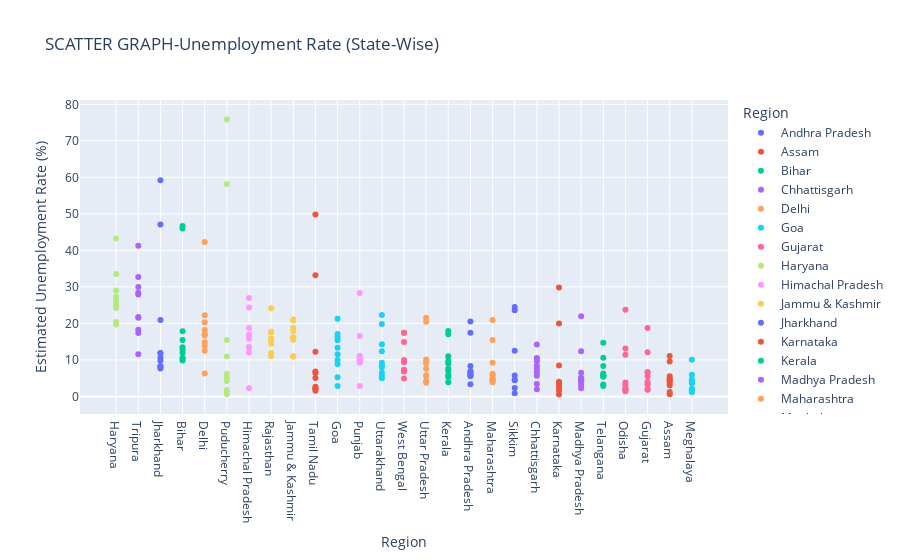

Source (notebook cell):
### Code cell
fgx=pix.scatter(df,x='Region',y=' Estimated Unemployment Rate (%)',color='Region',
          title='  SCATTER GRAPH-Unemployment Rate (State-Wise) ',template='plotly')
fgx.update_layout(xaxis={'categoryorder':'total descending'})
fgx.show()

### Figure 1 — Plotly figure (JSON) as saved in the notebook; plotly's stock layout.template omitted (floating-point values rounded to 4 significant figures)
{"data": [{"hovertemplate": "Region=%{x}<br> Estimated Unemployment Rate (%)=%{y}<extra></extra>", "legendgroup": "Andhra Pradesh", "marker": {"color": "#636efa", "symbol": "circle"}, "mode": "markers", "name": "Andhra Pradesh", "orientation": "v", "showlegend": true, "type": "scatter", "x": ["Andhra Pradesh", "Andhra Pradesh", "Andhra Pradesh", "Andhra Pradesh", "Andhra Pradesh", "Andhra Pradesh", "Andhra Pradesh", "Andhra Pradesh", "Andhra Pradesh", "Andhra Pradesh"], "xaxis": "x", "y": [5.48, 5.83, 5.79, 20.51, 17.43, 3.31, 8.34, 6.96, 6.4, 6.59], "yaxis": "y"}, {"hovertemplate": "Region=%{x}<br> Estimated Unemployment Rate (%)=%{y}<extra></extra>", "legendgroup": "Assam", "marker": {"color": "#EF553B", "symbol": "circle"}, "mode": "markers", "name": "Assam", "orientation": "v", "showlegend": true, "type": "scatter", "x": ["Assam", "Assam", "Assam", "Assam", "Assam", "Assam", "Assam", "Assam", "Assam", "Assam"], "xaxis": "x", "y": [4.66, 4.41, 4.77, 11.06, 9.55, 0.6, 3.77, 5.53, 1.19, 3.02], "yaxis": "y"}, {"hovertemplate": "Region=%{x}<br> Estimated Unemployment Rate (%)=%{y}<extra></extra>", "legendgroup": "Bihar", "marker": {"color": "#00cc96", "symbol": "circle"}, "mode": "markers", "name": "Bihar", "orientation": "v", "showlegend": true, "type": "scatter", "x": ["Bihar", "Bihar", "Bihar", "Bihar", "Bihar", "Bihar", "Bihar", "Bihar", "Bihar", "Bihar"], "xaxis": "x", "y": [10.61, 10.29, 15.43, 46.64, 45.96, 17.82, 12.79, 13.44, 11.91, 9.82], "yaxis": "y"}, {"hovertemplate": "Region=%{x}<br> Estimated Unemployment Rate (%)=%{y}<extra></extra>", "legendgroup": "Chhattisgarh", "marker": {"color": "#ab63fa", "symbol": "circle"}, "mode": "markers", "name": "Chhattisgarh", "orientation": "v", "showlegend": true, "type": "scatter", "x": ["Chhattisgarh", "Chhattisgarh", "Chhattisgarh", "Chhattisgarh", "Chhattisgarh", "Chhattisgarh", "Chhattisgarh", "Chhattisgarh", "Chhattisgarh", "Chhattisgarh"], "xaxis": "x", "y": [9.65, 8.38, 7.54, 3.41, 10.5, 14.23, 10.27, 5.63, 1.96, 6.62], "yaxis": "y"}, {"hovertemplate": "Region=%{x}<br> Estimated Unemployment Rate (%)=%{y}<extra></extra>", "legendgroup": "Delhi", "marker": {"color": "#FFA15A", "symbol": "circle"}, "mode": "markers", "name": "Delhi", "orientation": "v", "showlegend": true, "type": "scatter", "x": ["Delhi", "Delhi", "Delhi", "Delhi", "Delhi", "Delhi", "Delhi", "Delhi", "Delhi", "Delhi"], "xaxis": "x", "y": [22.23, 14.84, 17.04, 16.68, 42.27, 18.19, 20.3, 13.79, 12.53, 6.27], "yaxis": "y"}, {"hovertemplate": "Region=%{x}<br> Estimated Unemployment Rate (%)=%{y}<extra></extra>", "legendgroup": "Goa", "marker": {"color": "#19d3f3", "symbol": "circle"}, "mode": "markers", "name": "Goa", "orientation": "v", "showlegend": true, "type": "scatter", "x": ["Goa", "Goa", "Goa", "Goa", "Goa", "Goa", "Goa", "Goa", "Goa", "Goa"], "xaxis": "x", "y": [8.89, 2.81, 5.25, 13.31, 21.25, 9.96, 17.07, 16.21, 15.38, 11.54], "yaxis": "y"}, {"hovertemplate": "Region=%{x}<br> Estimated Unemployment Rate (%)=%{y}<extra></extra>", "legendgroup": "Gujarat", "marker": {"color": "#FF6692", "symbol": "circle"}, "mode": "markers", "name": "Gujarat", "orientation": "v", "showlegend": true, "type": "scatter", "x": ["Gujarat", "Gujarat", "Gujarat", "Gujarat", "Gujarat", "Gujarat", "Gujarat", "Gujarat", "Gujarat", "Gujarat"], "xaxis": "x", "y": [5.54, 6.38, 6.66, 18.71, 12.11, 3.2, 1.84, 1.87, 3.42, 4.03], "yaxis": "y"}, {"hovertemplate": "Region=%{x}<br> Estimated Unemployment Rate (%)=%{y}<extra></extra>", "legendgroup": "Haryana", "marker": {"color": "#B6E880", "symbol": "circle"}, "mode": "markers", "name": "Haryana", "orientation": "v", "showlegend": true, "type": "scatter", "x": ["Haryana", "Haryana", "Haryana", "Haryana", "Haryana", "Haryana", "Haryana", "Haryana", "Haryana", "Haryana"], "xaxis": "x", "y": [20.34, 25.77, 25.05, 43.22, 29.02, 26.7, 24.18, 33.5, 19.68, 27.31], "yaxis": "y"}, {"hovertemplate": "Region=%{x}<br> Estimated Unemployment Rate (%)=%{y}<extra></extra>", "legendgroup": "Himachal Pradesh", "marker": {"color": "#FF97FF", "symbol": "circle"}, "mode": "markers", "name": "Himachal Pradesh", "orientation": "v", "showlegend": true, "type": "scatter", "x": ["Himachal Pradesh", "Himachal Pradesh", "Himachal Pradesh", "Himachal Pradesh", "Himachal Pradesh", "Himachal Pradesh", "Himachal Pradesh", "Himachal Pradesh", "Himachal Pradesh", "Himachal Pradesh"], "xaxis": "x", "y": [16.83, 16.84, 18.76, 2.2, 26.95, 13.47, 24.31, 15.79, 12.04, 13.46], "yaxis": "y"}, {"hovertemplate": "Region=%{x}<br> Estimated Unemployment Rate (%)=%{y}<extra></extra>", "legendgroup": "Jammu & Kashmir", "marker": {"color": "#FECB52", "symbol": "circle"}, "mode": "markers", "name": "Jammu & Kashmir", "orientation": "v", "showlegend": true, "type": "scatter", "x": ["Jammu & Kashmir", "Jammu & Kashmir", "Jammu & Kashmir", "Jammu & Kashmir", "Jammu & Kashmir", "Jammu & Kashmir", "Jammu & Kashmir", "Jammu & Kashmir", "Jammu & Kashmir"], "xaxis": "x", "y": [21.08, 20.78, 15.5, 18.74, 17.92, 10.88, 11.09, 16.17, 16.14], "yaxis": "y"}, {"hovertemplate": "Region=%{x}<br> Estimated Unemployment Rate (%)=%{y}<extra></extra>", "legendgroup": "Jharkhand", "marker": {"color": "#636efa", "symbol": "circle"}, "mode": "markers", "name": "Jharkhand", "orientation": "v", "showlegend": true, "type": "scatter", "x": ["Jharkhand", "Jharkhand", "Jharkhand", "Jharkhand", "Jharkhand", "Jharkhand", "Jharkhand", "Jharkhand", "Jharkhand", "Jharkhand"], "xaxis": "x", "y": [10.61, 11.85, 8.23, 47.09, 59.23, 20.95, 7.63, 9.76, 8.24, 11.8], "yaxis": "y"}, {"hovertemplate": "Region=%{x}<br> Estimated Unemployment Rate (%)=%{y}<extra></extra>", "legendgroup": "Karnataka", "marker": {"color": "#EF553B", "symbol": "circle"}, "mode": "markers", "name": "Karnataka", "orientation": "v", "showlegend": true, "type": "scatter", "x": ["Karnataka", "Karnataka", "Karnataka", "Karnataka", "Karnataka", "Karnataka", "Karnataka", "Karnataka", "Karnataka", "Karnataka"], "xaxis": "x", "y": [2.86, 3.61, 3.46, 29.84, 19.97, 8.44, 4.01, 0.5, 2.41, 1.58], "yaxis": "y"}, {"hovertemplate": "Region=%{x}<br> Estimated Unemployment Rate (%)=%{y}<extra></extra>", "legendgroup": "Kerala", "marker": {"color": "#00cc96", "symbol": "circle"}, "mode": "markers", "name": "Kerala", "orientation": "v", "showlegend": true, "type": "scatter", "x": ["Kerala", "Kerala", "Kerala", "Kerala", "Kerala", "Kerala", "Kerala", "Kerala", "Kerala", "Kerala"], "xaxis": "x", "y": [5.31, 7.6, 8.99, 16.99, 17.88, 9.71, 7.09, 10.98, 5.91, 3.88], "yaxis": "y"}, {"hovertemplate": "Region=%{x}<br> Estimated Unemployment Rate (%)=%{y}<extra></extra>", "legendgroup": "Madhya Pradesh", "marker": {"color": "#ab63fa", "symbol": "circle"}, "mode": "markers", "name": "Madhya Pradesh", "orientation": "v", "showlegend": true, "type": "scatter", "x": ["Madhya Pradesh", "Madhya Pradesh", "Madhya Pradesh", "Madhya Pradesh", "Madhya Pradesh", "Madhya Pradesh", "Madhya Pradesh", "Madhya Pradesh", "Madhya Pradesh", "Madhya Pradesh"], "xaxis": "x", "y": [4.11, 4.57, 2.22, 12.36, 21.98, 6.48, 5.08, 4.7, 3.91, 3.13], "yaxis": "y"}, {"hovertemplate": "Region=%{x}<br> Estimated Unemployment Rate (%)=%{y}<extra></extra>", "legendgroup": "Maharashtra", "marker": {"color": "#FFA15A", "symbol": "circle"}, "mode": "markers", "name": "Maharashtra", "orientation": "v", "showlegend": true, "type": "scatter", "x": ["Maharashtra", "Maharashtra", "Maharashtra", "Maharashtra", "Maharashtra", "Maharashtra", "Maharashtra", "Maharashtra", "Maharashtra", "Maharashtra"], "xaxis": "x", "y": [4.95, 4.69, 5.79, 20.9, 15.46, 9.23, 3.89, 6.23, 4.55, 4.1], "yaxis": "y"}, {"hovertemplate": "Region=%{x}<br> Estimated Unemployment Rate (%)=%{y}<extra></extra>", "legendgroup": "Meghalaya", "marker": {"color": "#19d3f3", "symbol": "circle"}, "mode": "markers", "name": "Meghalaya", "orientation": "v", "showlegend": true, "type": "scatter", "x": ["Meghalaya", "Meghalaya", "Meghalaya", "Meghalaya", "Meghalaya", "Meghalaya", "Meghalaya", "Meghalaya", "Meghalaya", "Meghalaya"], "xaxis": "x", "y": [1.66, 3.59, 1.58, 10.03, 5.92, 1.15, 2.1, 3.74, 4.29, 4.6], "yaxis": "y"}, {"hovertemplate": "Region=%{x}<br> Estimated Unemployment Rate (%)=%{y}<extra></extra>", "legendgroup": "Odisha", "marker": {"color": "#FF6692", "symbol": "circle"}, "mode": "markers", "name": "Odisha", "orientation": "v", "showlegend": true, "type": "scatter", "x": ["Odisha", "Odisha", "Odisha", "Odisha", "Odisha", "Odisha", "Odisha", "Odisha", "Odisha", "Odisha"], "xaxis": "x", "y": [1.9, 3.12, 13.08, 23.76, 11.41, 3.77, 1.88, 1.42, 2.1, 2.18], "yaxis": "y"}, {"hovertemplate": "Region=%{x}<br> Estimated Unemployment Rate (%)=%{y}<extra></extra>", "legendgroup": "Puducherry", "marker": {"color": "#B6E880", "symbol": "circle"}, "mode": "markers", "name": "Puducherry", "orientation": "v", "showlegend": true, "type": "scatter", "x": ["Puducherry", "Puducherry", "Puducherry", "Puducherry", "Puducherry", "Puducherry", "Puducherry", "Puducherry", "Puducherry", "Puducherry"], "xaxis": "x", "y": [0.58, 1.76, 1.2, 75.85, 58.19, 4.24, 15.47, 5.05, 10.9, 6.18], "yaxis": "y"}, {"hovertemplate": "Region=%{x}<br> Estimated Unemployment Rate (%)=%{y}<extra></extra>", "legendgroup": "Punjab", "marker": {"color": "#FF97FF", "symbol": "circle"}, "mode": "markers", "name": "Punjab", "orientation": "v", "showlegend": true, "type": "scatter", "x": ["Punjab", "Punjab", "Punjab", "Punjab", "Punjab", "Punjab", "Punjab", "Punjab", "Punjab", "Punjab"], "xaxis": "x", "y": [11.11, 10.97, 10.32, 2.86, 28.33, 16.55, 9.19, 10.99, 9.61, 9.88], "yaxis": "y"}, {"hovertemplate": "Region=%{x}<br> Estimated Unemployment Rate (%)=%{y}<extra></extra>", "legendgroup": "Rajasthan", "marker": {"color": "#FECB52", "symbol": "circle"}, "mode": "markers", "name": "Rajasthan", "orientation": "v", "showlegend": true, "type": "scatter", "x": ["Rajasthan", "Rajasthan", "Rajasthan", "Rajasthan", "Rajasthan", "Rajasthan", "Rajasthan", "Rajasthan", "Rajasthan", "Rajasthan"], "xaxis": "x", "y": [10.97, 15.16, 11.9, 17.7, 15.74, 14.39, 15.81, 17.51, 15.35, 24.15], "yaxis": "y"}, {"hovertemplate": "Region=%{x}<br> Estimated Unemployment Rate (%)=%{y}<extra></extra>", "legendgroup": "Sikkim", "marker": {"color": "#636efa", "symbol": "circle"}, "mode": "markers", "name": "Sikkim", "orientation": "v", "showlegend": true, "type": "scatter", "x": ["Sikkim", "Sikkim", "Sikkim", "Sikkim", "Sikkim", "Sikkim", "Sikkim", "Sikkim"], "xaxis": "x", "y": [23.57, 2.28, 24.51, 4.46, 4.45, 12.49, 5.7, 0.88], "yaxis": "y"}, {"hovertemplate": "Region=%{x}<br> Estimated Unemployment Rate (%)=%{y}<extra></extra>", "legendgroup": "Tamil Nadu", "marker": {"color": "#EF553B", "symbol": "circle"}, "mode": "markers", "name": "Tamil Nadu", "orientation": "v", "showlegend": true, "type": "scatter", "x": ["Tamil Nadu", "Tamil Nadu", "Tamil Nadu", "Tamil Nadu", "Tamil Nadu", "Tamil Nadu", "Tamil Nadu", "Tamil Nadu", "Tamil Nadu", "Tamil Nadu"], "xaxis": "x", "y": [1.57, 2.09, 6.4, 49.83, 33.16, 12.2, 6.81, 2.65, 5, 2.16], "yaxis": "y"}, {"hovertemplate": "Region=%{x}<br> Estimated Unemployment Rate (%)=%{y}<extra></extra>", "legendgroup": "Telangana", "marker": {"color": "#00cc96", "symbol": "circle"}, "mode": "markers", "name": "Telangana", "orientation": "v", "showlegend": true, "type": "scatter", "x": ["Telangana", "Telangana", "Telangana", "Telangana", "Telangana", "Telangana", "Telangana", "Telangana", "Telangana", "Telangana"], "xaxis": "x", "y": [5.49, 8.29, 5.77, 6.25, 14.7, 10.55, 5.36, 5.79, 3.27, 2.86], "yaxis": "y"}, {"hovertemplate": "Region=%{x}<br> Estimated Unemployment Rate (%)=%{y}<extra></extra>", "legendgroup": "Tripura", "marker": {"color": "#ab63fa", "symbol": "circle"}, "mode": "markers", "name": "Tripura", "orientation": "v", "showlegend": true, "type": "scatter", "x": ["Tripura", "Tripura", "Tripura", "Tripura", "Tripura", "Tripura", "Tripura", "Tripura", "Tripura", "Tripura"], "xaxis": "x", "y": [32.67, 28.4, 29.95, 41.23, 21.51, 21.71, 18.24, 27.92, 17.35, 11.57], "yaxis": "y"}, {"hovertemplate": "Region=%{x}<br> Estimated Unemployment Rate (%)=%{y}<extra></extra>", "legendgroup": "Uttar Pradesh", "marker": {"color": "#FFA15A", "symbol": "circle"}, "mode": "markers", "name": "Uttar Pradesh", "orientation": "v", "showlegend": true, "type": "scatter", "x": ["Uttar Pradesh", "Uttar Pradesh", "Uttar Pradesh", "Uttar Pradesh", "Uttar Pradesh", "Uttar Pradesh", "Uttar Pradesh", "Uttar Pradesh", "Uttar Pradesh", "Uttar Pradesh"], "xaxis": "x", "y": [7.58, 8.98, 10.11, 21.54, 20.41, 9.47, 5.56, 5.79, 4.18, 3.75], "yaxis": "y"}, {"hovertemplate": "Region=%{x}<br> Estimated Unemployment Rate (%)=%{y}<extra></extra>", "legendgroup": "Uttarakhand", "marker": {"color": "#19d3f3", "symbol": "circle"}, "mode": "markers", "name": "Uttarakhand", "orientation": "v", "showlegend": true, "type": "scatter", "x": ["Uttarakhand", "Uttarakhand", "Uttarakhand", "Uttarakhand", "Uttarakhand", "Uttarakhand", "Uttarakhand", "Uttarakhand", "Uttarakhand", "Uttarakhand"], "xaxis": "x", "y": [5.49, 4.99, 19.85, 6.48, 8.01, 8.61, 12.38, 14.26, 22.26, 9.23], "yaxis": "y"}, {"hovertemplate": "Region=%{x}<br> Estimated Unemployment Rate (%)=%{y}<extra></extra>", "legendgroup": "West Bengal", "marker": {"color": "#FF6692", "symbol": "circle"}, "mode": "markers", "name": "West Bengal", "orientation": "v", "showlegend": true, "type": "scatter", "x": ["West Bengal", "West Bengal", "West Bengal", "West Bengal", "West Bengal", "West Bengal", "West Bengal", "West Bengal", "West Bengal", "West Bengal"], "xaxis": "x", "y": [6.94, 4.92, 6.92, 17.41, 17.41, 7.29, 6.83, 14.87, 9.35, 9.98], "yaxis": "y"}], "layout": {"autosize": true, "legend": {"title": {"text": "Region"}, "tracegroupgap": 0}, "title": {"text": "  SCATTER GRAPH-Unemployment Rate (State-Wise) "}, "xaxis": {"anchor": "y", "autorange": true, "categoryarray": ["Andhra Pradesh", "Assam", "Bihar", "Chhattisgarh", "Delhi", "Goa", "Gujarat", "Haryana", "Himachal Pradesh", "Jammu & Kashmir", "Jharkhand", "Karnataka", "Kerala", "Madhya Pradesh", "Maharashtra", "Meghalaya", "Odisha", "Puducherry", "Punjab", "Rajasthan", "Sikkim", "Tamil Nadu", "Telangana", "Tripura", "Uttar Pradesh", "Uttarakhand", "West Bengal"], "categoryorder": "total descending", "domain": [0, 1], "range": [-1.658, 27.66], "title": {"text": "Region"}, "type": "category"}, "yaxis": {"anchor": "x", "autorange": true, "domain": [0, 1], "range": [-7.295, 83.64], "title": {"text": " Estimated Unemployment Rate (%)"}, "type": "linear"}}}
